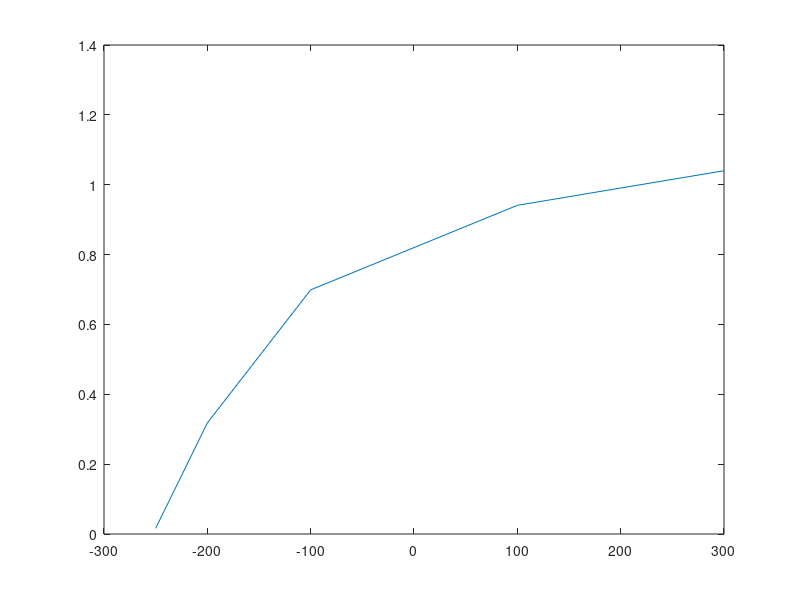

Recreate this plot in MATLAB. (Note: this script raises an error after producing the figure.)
%newton interpolation
%The specific heat cp of aluminum depends on temperature T as follows2:
%find the 
clc;
%x = [0.2 0.4 0.6 0.8 1.0]; y = [1.150 0.855 0.377 -0.266 -1.049];

x = [-250 -200 -100  100 300];
y = [0.0163 0.318 0.699  0.941 1.04];

plot(x,y)
X = 0;


n = length(x);
D = zeros(n,n);
D(:,1) = y;

%(D(i+1,j-1) - D(i, j-1)) / x(i+j-1) - (x(i)
for j = 2:n
    for i = 1:(n-j+1)
        D(i,j) = (D(i+1,j-1) - D(i, j-1)) / (x(i+j-1) - (x(i)));
    end
end
disp("table"); disp(array2table(D));
for i = 1:n-1
    P(i) = prod(X-x(:,1:i)) * D(1, i+1);
end

Y = y(1) + sum(P);

disp('Y'); disp(Y);
